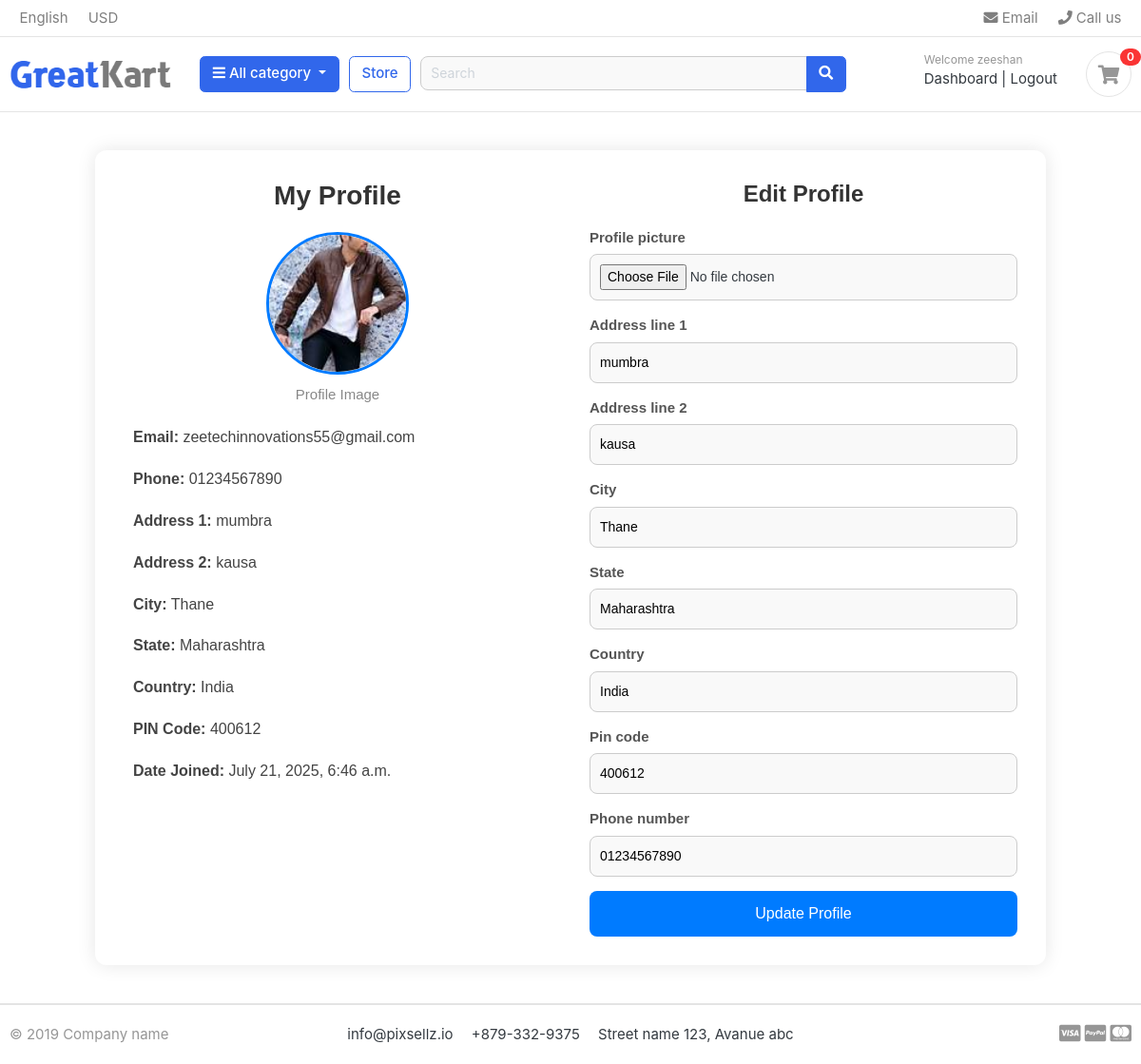
Screenshot of /dashboard/user_profile/ (signed in) with the database file from the repository.
### accounts/models.py (models this page shows, shortened)
class Account(AbstractBaseUser):
    first_name      = models.CharField(max_length=50)
    last_name       = models.CharField(max_length=50)
    username        = models.CharField(max_length=50, unique=True)
    email           = models.EmailField(max_length=100, unique=True)
    phone_number    = models.CharField(max_length=50)
    date_joined     = models.DateTimeField(auto_now_add=True)
    last_login      = models.DateTimeField(auto_now_add=True)
    is_admin        = models.BooleanField(default=False)
    is_staff        = models.BooleanField(default=False)
    is_active        = models.BooleanField(default=False)
    is_superadmin        = models.BooleanField(default=False)
    USERNAME_FIELD = 'email'
    REQUIRED_FIELDS = ['username', 'first_name', 'last_name']
    objects = MyAccountManager()

class UserProfile(models.Model):
    user = models.OneToOneField(Account, on_delete=models.CASCADE)
    profile_picture = models.ImageField(upload_to='media/profile_pictures/', blank=True, null=True)
    phone_number = models.CharField(max_length=15, blank=True, null=True)
    address_line_1 = models.CharField(max_length=100, blank=True)
    address_line_2 = models.CharField(max_length=100, blank=True)
    city = models.CharField(max_length=50, blank=True)
    state = models.CharField(max_length=50, blank=True)
    country = models.CharField(max_length=50, blank=True)
    pin_code = models.CharField(max_length=10, blank=True)
    date_joind = models.DateTimeField(auto_now_add=True)

### dashboard/views.py (the view)
# urls.py: path('user_profile/',views.user_profile,name="user"),
def user_profile(request):
    profile,created=UserProfile.objects.get_or_create(user=request.user)
    if request.method == 'POST':
        form=UserProfileCoreForm(request.POST, request.FILES)
        if form.is_valid():
            for field in form.cleaned_data:
                setattr(profile,field,form.cleaned_data[field])
            if 'profile_picture' in request.FILES:
                profile.profile_picyure=request.FILES['profile_picture']
            profile.save()
            messages.success(request,"Profile Updated SuccessFully")
            return redirect('user')
        else:
            messages.error(request,"Please Fix the Error Below")
    else:
        form=UserProfileCoreForm(initial={
            'address_line_1':profile.address_line_1,
            'address_line_2':profile.address_line_2,
            'city':profile.city,
            'state':profile.state,
            'country':profile.country,
            'pin_code':profile.pin_code,
            'phone_number':profile.phone_number
        })
    context={
        'profile':profile,
        'form':form,
    }
    return render(request,"dashboard/user.html",context)

### dashboard/forms.py
class UserProfileCoreForm(forms.Form):
    profile_picture= forms.ImageField(required=False)
    address_line_1=forms.CharField(max_length=100, required=False)
    address_line_2=forms.CharField(max_length=100, required=False)
    city=forms.CharField(max_length=50, required=False)
    state=forms.CharField(max_length=50, required=False)
    country=forms.CharField(max_length=50, required=False)
    pin_code=forms.CharField(max_length=10, required=False)
    phone_number=forms.CharField(max_length=15, required=False)

### cart/context_processors.py (called while the page is built, shortened)
def counter(request):
    cart_count=0
    try:
        if request.user.is_authenticated:
            cart_item=CartItem.objects.filter(user=request.user)
            cart_count=0
            for item in cart_item:
              cart_count=cart_count+item.quantity
        else:
            cart=Cart.objects.get(cart_id=_cart_id(request))
            cart_items=CartItem.objects.filter(cart=cart)
            cart_count=0
            for item in cart_items:
                cart_count=cart_count+item.quantity
    except Cart.DoesNotExist:
        cart_count=0
    return dict(count=cart_count)

### store/context_processors.py (called while the page is built)
def categories(request):
    categories=Category.objects.all()
    return dict(cat=categories)

### templates/dashboard/user.html (shortened to what this page needs)
{% extends "base.html" %}
{% load static %}
{% block content %}
<div style="max-width: 1000px; margin: 40px auto; background-color: #fff; padding: 30px; border-radius: 12px; box-shadow: 0 0 20px rgba(0,0,0,0.1); font-family: Arial, sans-serif;">
    <div style="display: flex; flex-wrap: wrap; gap: 40px; justify-content: space-between; align-items: flex-start;">
        <div style="flex: 1; min-width: 300px;">
            <div style="text-align: center; margin-bottom: 20px;">
                <h1 style="font-size: 28px; color: #333; margin-bottom: 20px;">My Profile</h1>
                <div style="width: 150px; height: 150px; border-radius: 50%; overflow: hidden; border: 3px solid #007bff; margin: auto;">
                    {% if profile.profile_picture %}
                        <img src="{{ profile.profile_picture.url }}" alt="Profile image" style="width: 100%; height: 100%; object-fit: cover;">
                    {% else %}
                        <img src="{% static 'default-profile.png' %}" alt="Default image" style="width: 100%; height: 100%; object-fit: cover;">
                    {% endif %}
                </div>
                <p style="margin-top: 10px; color: #888;">Profile Image</p>
            </div>
            <div style="font-size: 16px; line-height: 1.8; color: #444; padding-left: 10px;">
                <p><strong>Email:</strong> {{ request.user.email }}</p>
                <p><strong>Phone:</strong> {{ profile.phone_number }}</p>
                <p><strong>Address 1:</strong> {{ profile.address_line_1 }}</p>
                <p><strong>Address 2:</strong> {{ profile.address_line_2 }}</p>
                <p><strong>City:</strong> {{ profile.city }}</p>
                <p><strong>State:</strong> {{ profile.state }}</p>
                <p><strong>Country:</strong> {{ profile.country }}</p>
                <p><strong>PIN Code:</strong> {{ profile.pin_code }}</p>
                <p><strong>Date Joined:</strong> {{ profile.date_joind }}</p>
            </div>
        </div>
        <div style="flex: 1; min-width: 300px;">
            <h3 style="font-size: 24px; color: #333; margin-bottom: 20px; text-align: center;">Edit Profile</h3>
            <form method="POST" enctype="multipart/form-data" style="display: flex; flex-direction: column; gap: 15px;">
                {% for field in form %}
                    <div style="display: flex; flex-direction: column;">
                        <label for="{{ field.id_for_label }}" style="margin-bottom: 6px; font-weight: bold; color: #555;">{{ field.label }}</label>
                        {{ field }}
                    </div>
                {% endfor %}
                <button type="submit" style="padding: 12px; background-color: #007bff; color: white; border: none; border-radius: 8px; font-size: 16px; cursor: pointer;">
                    Update Profile
                </button>
            </form>
        </div>
    </div>
</div>
{% endblock %}

### templates/includes/header.html (shortened to what this page needs)
{% load static %}
<header class="section-header">
    <nav class="navbar p-md-0 navbar-expand-sm navbar-light border-bottom">
    <div class="container">
      <div class="collapse navbar-collapse" id="navbarTop4">
        <ul class="navbar-nav mr-auto">
            <li class="nav-item dropdown">
                 <a href="#" class="nav-link">   English </a>
            </li>
            <li class="nav-item dropdown">
                <a href="#" class="nav-link"> USD </a>
            </li>
        </ul>
        <ul class="navbar-nav">
            <li><a href="#" class="nav-link"> <i class="fa fa-envelope"></i> Email </a></li>
            <li><a href="#" class="nav-link"> <i class="fa fa-phone"></i> Call us </a></li>
        </ul>
      </div>
    </div>
    </nav>
    <section class="header-main border-bottom">
        <div class="container">
    <div class="row align-items-center">
        <div class="col-lg-2 col-md-3 col-6">
            <a href="{% url 'home' %}" class="brand-wrap">
                <img class="logo" src="{% static './images/logo.png' %}">
            </a>
        </div>
        <div class="col-lg col-sm col-md col-6 flex-grow-0">
            <div class="category-wrap dropdown d-inline-block float-right">
                <button type="button" class="btn btn-primary dropdown-toggle" data-toggle="dropdown">
                    <i class="fa fa-bars"></i> All category
                </button>
            </div>
        </div>
        <a href="{% url 'store' %}" class="btn btn-outline-primary">Store</a>
        <div class="col-lg  col-md-6 col-sm-12 col">
            <form action="{% url 'search' %}" class="search" method="GET">
                <div class="input-group w-100">
                    <input type="text" class="form-control" style="width:60%;" name="dhundo" placeholder="Search">
                    <div class="input-group-append">
                      <button class="btn btn-primary" type="submit">
                        <i class="fa fa-search"></i>
                      </button>
                    </div>
                </div>
            </form>
        </div>
        <div class="col-lg-3 col-sm-6 col-8 order-2 order-lg-3">
                    <div class="d-flex justify-content-end mb-3 mb-lg-0">
                        {% if request.user.is_authenticated %}
                        <div class="widget-header">
                            <small class="title text-muted">Welcome {{user.first_name}}</small>
                            <div>
                                <a href="{% url 'dashboard'  %}">Dashboard</a> <span class="dark-transp"> | </span>
                                <a href="{% url 'logout' %}"> Logout</a>
                            </div>
                        </div>
                        {% endif %}
                        <a href="{% url 'cart' %}" class="widget-header pl-3 ml-3">
                            <div class="icon icon-sm rounded-circle border"><i class="fa fa-shopping-cart"></i></div>
                            <span class="badge badge-pill badge-danger notify">{{count}}</span>
                        </a>
                    </div>
                </div>
    </div>
        </div>
    </section>
    </header>

### static/css/ui.css (style rules this page uses)
html { font-family: "Inter", sans-serif; font-size: 15px; }
.icon-xs, .icon-sm, .icon-md, .icon-lg { display: inline-block; text-align: center; flex-shrink: 0; flex-grow: 0; }
.icon-sm { width: 48px; height: 48px; line-height: 48px !important; font-size: 20px; }
p:last-child { margin-bottom: 0; }
.header-main { position: relative; padding-top: 1rem; padding-bottom: 1rem; }
.brand-wrap .logo, .navbar-brand .logo { margin-right: 7px; max-height: 42px; display: inline-block; }
.widget-header { display: inline-block; vertical-align: middle; position: relative; }
.widget-header a { color: #343a40; }
.widget-header i { color: #969696; }
.widget-header .title { display: block; }
.widget-header .notify { position: absolute; top: -3px; right: -10px; }
.notify { position: absolute; top: -4px; right: -10px; display: inline-block; padding: 0.25em 0.6em; font-size: 12px; line-height: 1; text-align: center; border-radius: 3rem; color: #fff; background-color: #fa3434; }

### templates/dashboard/user.html (style rules this page uses)
input[type="text"], input[type="file"] { padding: 10px; border: 1px solid #ccc; border-radius: 8px; font-size: 14px; background-color: #f9f9f9; transition: border-color 0.3s ease, box-shadow 0.3s ease; }

### rows the page displays
Account: first_name "zeeshan", user.email "zeetechinnovations55@gmail.com"
UserProfile: profile_picture (picture), phone_number "01234567890", address_line_1 "mumbra", address_line_2 "kausa", city "Thane", state "Maharashtra", country "India", pin_code "400612", date_joind "July 21, 2025, 6:46 a.m.", form "mumbra" "kausa" "Thane" "Maharashtra" "India" "400612" "01234567890"

### other values shown
{{ count }} "0"
{{ field.label }} "Profile picture" "Address line 1" "Address line 2" "City" "State" "Country" "Pin code" "Phone number"
